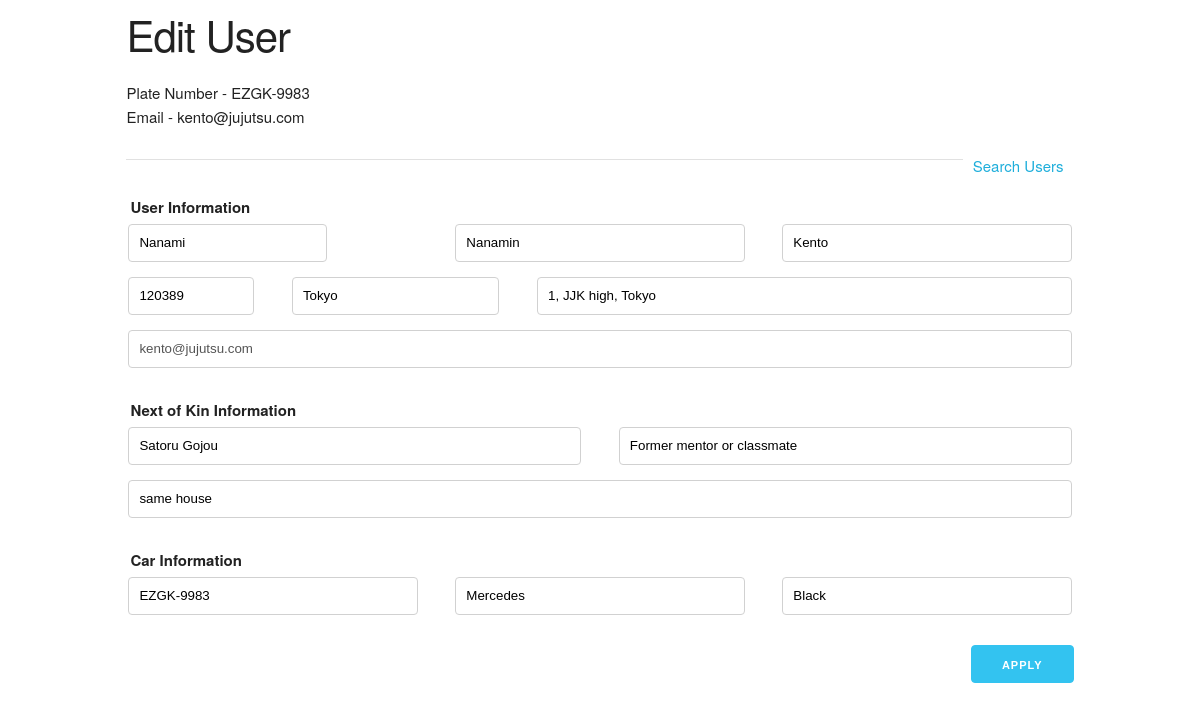
The page /admin/edit_user/2 (signed in) on the database its author committed.
### anon/models.py (models this page shows, shortened)
class User(db.Model):
    __tablename__ = 'users'
    __searchable__ = ['plate_number', 'email']
    id = db.Column(db.Integer, primary_key=True)
    email = db.Column(db.String(128), unique=True, index=True)
    f_name = db.Column(db.String(128))
    m_name = db.Column(db.String(128))
    l_name = db.Column(db.String(128))
    gender = db.Column(db.CHAR(1))
    address = db.Column(db.String(128))
    phone = db.Column(db.CHAR(11))
    state = db.Column(db.String(64))
    nk_full_name = db.Column(db.String(128))
    nk_address = db.Column(db.String(128))
    nk_relation = db.Column(db.String(128))
    plate_number = db.Column(db.String(16), unique=True, index=True)
    model = db.Column(db.String(64))
    color = db.Column(db.String(64))
    is_active = db.Column(db.Boolean(), default=True)

### anon/admin/views.py (the view, shortened to what this page needs)
@admin.route('/admin/edit_user/<id>', methods=['GET', 'POST'])
@login_required
def edit_user(id):
    user = User.query.get(id)
    form = EditUser()
    return render_template('admin/edit_user.html', user=user, form=form)

### anon/models.py (called while the page is built)
@login_manager.user_loader
def load_user(user_id):
    return Admin.query.get(user_id)

### anon/templates/admin/edit_user.html (shortened to what this page needs)
{% extends "base.html" %}
{% block body %}
    <div class="container">
        <h2>Edit User</h2>
        <p>Plate Number - {{ user.plate_number }} <br> Email - {{ user.email }}</p>
        <div>
            <nav style="float: right;display: flex;">
                <li><a href="{{ url_for('.search_users') }}">Search Users</a></li>
            </nav>
        </div>
        <hr>
        <form method="post">
            <fieldset>
                <legend>User Information</legend>
                <div class="row">
                    <div class="four columns">
                        {{ form.fname(value=user.f_name) }}
                    </div>
                    <div class="four columns">
                        {{ form.mname(value=user.m_name) }}
                    </div>
                    <div class="four columns">
                        {{ form.lname(value=user.l_name) }}
                    </div>
                </div>
                <div class="row">
                    <div class="two columns">
                        {{ form.phone(value=user.phone) }}
                    </div>
                    <div class="three columns">
                        {{ form.state(value=user.state) }}
                    </div>
                    <div class="seven columns">
                        {{ form.address(value=user.address) }}
                    </div>
                </div>
                <div class="row">
                    <div>
                        {{ form.email(value=user.email) }}
                    </div>
                </div>
            </fieldset>
            <fieldset>
                <legend>Next of Kin Information</legend>
                <div class="row">
                    <div class="six columns">
                        {{ form.nk_name(value=user.nk_full_name) }}
                    </div>
                    <div class="six columns">
                        {{ form.nk_relation(value=user.nk_relation) }}
                    </div>
                </div>
                <div class="row">
                    <div class="columns">
                        {{ form.nk_address(value=user.nk_address) }}
                    </div>
                </div>
            </fieldset>
            <fieldset>
                <legend>Car Information</legend>
                <div class="row">
                    <div class="four columns">
                        {{ form.plate_number(value=user.plate_number) }}
                    </div>
                    <div class="four columns">
                        {{ form.model(value=user.model) }}
                    </div>
                    <div class="four columns">
                        {{ form.color(value=user.color) }}
                    </div>
                </div>
            </fieldset>
            <div class="row u-pull-right">
                {{ form.apply(class='button-primary') }}
            </div>
        </form>
    </div>
{% endblock %}

### anon/templates/base.html (shortened to what this page needs)
<!DOCTYPE html>
<html lang="en">
<head>
    <link rel="stylesheet" href="{{ url_for('static', filename='skeleton.css') }}">
    <link rel="stylesheet" href="{{ url_for('static', filename='custom.css') }}">
</head>
<body>
    {% block body %}{% endblock %}
</body>
</html>

### anon/static/skeleton.css (style rules this page uses)
.container { position: relative; width: 100%; max-width: 960px; margin: 0 auto; padding: 0 20px; box-sizing: border-box; }
.column, .columns { width: 100%; float: left; box-sizing: border-box; }
@media (min-width: 400px) { .container { width: 85%; padding: 0; } }
@media (min-width: 550px) { .container { width: 80%; } }
@media (min-width: 550px) { .column, .columns { margin-left: 4%; } }
@media (min-width: 550px) { .column:first-child, .columns:first-child { margin-left: 0; } }
@media (min-width: 550px) { .two.columns { width: 13.3333333333%; } }
@media (min-width: 550px) { .three.columns { width: 22%; } }
@media (min-width: 550px) { .four.columns { width: 30.6666666667%; } }
@media (min-width: 550px) { .six.columns { width: 48%; } }
@media (min-width: 550px) { .seven.columns { width: 56.6666666667%; } }
html { font-size: 62.5%; }
body { font-size: 1.5em; line-height: 1.6; font-weight: 400; font-family: "Raleway", "HelveticaNeue", "Helvetica Neue", Helvetica, Arial, sans-serif; color: #222; }
h1, h2, h3, h4, h5, h6 { margin-top: 0; margin-bottom: 2rem; font-weight: 300; }
h2 { font-size: 3.6rem; line-height: 1.25; letter-spacing: -.1rem; }
@media (min-width: 550px) { h2 { font-size: 4.2rem; } }
p { margin-top: 0; }
a { color: #1EAEDB; }
.button, button, input[type="submit"], input[type="reset"], input[type="button"] { display: inline-block; height: 38px; padding: 0 30px; color: #555; text-align: center; font-size: 11px; font-weight: 600; line-height: 38px; letter-spacing: .1rem; text-transform: uppercase; text-decoration: none; white-space: nowrap; background-color: transparent; border-radius: 4px; border: 1px solid #bbb; cursor: pointer; box-sizing: border-box; }
.button.button-primary, button.button-primary, input[type="submit"].button-primary, input[type="reset"].button-primary, input[type="button"].button-primary { color: #FFF; background-color: #33C3F0; border-color: #33C3F0; }
input[type="email"], input[type="number"], input[type="search"], input[type="text"], input[type="tel"], input[type="url"], input[type="password"], textarea, select { height: 38px; padding: 6px 10px; background-color: #fff; border: 1px solid #D1D1D1; border-radius: 4px; box-shadow: none; box-sizing: border-box; }
input[type="email"], input[type="number"], input[type="search"], input[type="text"], input[type="tel"], input[type="url"], input[type="password"], textarea { -webkit-appearance: none; -moz-appearance: none; appearance: none; }
label, legend { display: block; margin-bottom: .5rem; font-weight: 600; }
fieldset { padding: 0; border-width: 0; }
li { margin-bottom: 1rem; }
input, textarea, select, fieldset { margin-bottom: 1.5rem; }
pre, blockquote, dl, figure, table, p, ul, ol, form { margin-bottom: 2.5rem; }
.u-full-width { width: 100%; box-sizing: border-box; }
.u-pull-right { float: right; }
hr { margin-top: 3rem; margin-bottom: 3.5rem; border-width: 0; border-top: 1px solid #E1E1E1; }
.container:after, .row:after, .u-cf { content: ""; display: table; clear: both; }

### anon/static/custom.css (style rules this page uses)
li { list-style: none; margin: 0 10px 0 10px; }
a { text-decoration: none; }

### rows shown on the page
User: plate_number "EZGK-9983", email "kento@jujutsu.com", phone "120389", state "Tokyo", address "1, JJK high, Tokyo", nk_relation "Former mentor or classmate", nk_address "same house", model "Mercedes", color "Black"
